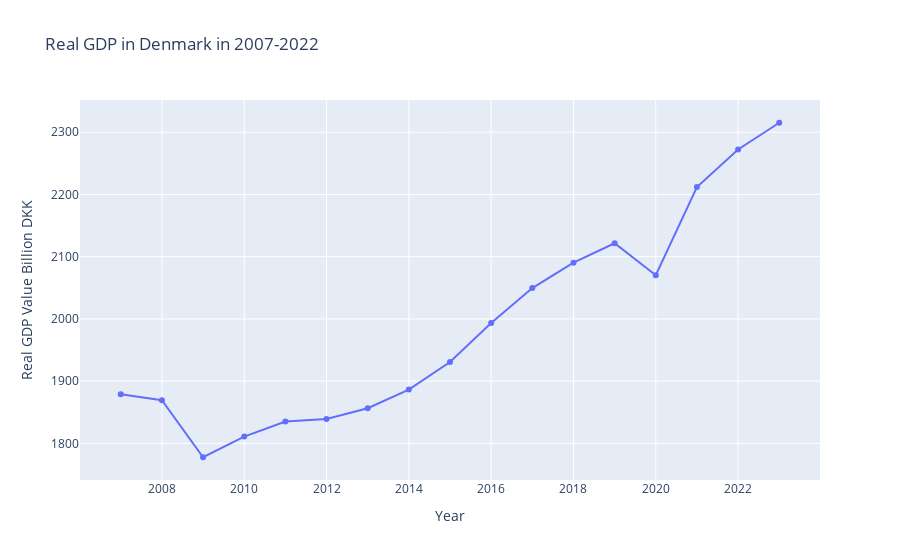

Here is the notebook cell this chart was saved with:
### Code cell
# import plotly.express as px

# 'Year' and 'Real GDP' are in the numeric format
Combined_data1['Year'] = pd.to_numeric(Combined_data1['Year'], errors='coerce')
Combined_data1['Real GDP'] = pd.to_numeric(Combined_data1['Real GDP'], errors='coerce')

# Creating a line plot with markers at each data point
fig = px.line(Combined_data1, x='Year', y='Real GDP', title='Real GDP in Denmark in 2007-2022', 
              labels={'Real GDP': 'Real GDP Value Billion DKK'}, 
              hover_data={'Year': True, 'Real GDP': ':.2f'},
              markers=True)  # This option adds round dots at each data point

# Customizing hover template
fig.update_traces(hovertemplate='Year: %{x}<br>Real GDP: %{y:.2f}')

# Showing figure
fig.show()

### Figure 1 — Plotly figure (JSON) as saved in the notebook; plotly's stock layout.template omitted (floating-point values rounded to 4 significant figures)
{"data": [{"hovertemplate": "Year: %{x}<br>Real GDP: %{y:.2f}", "legendgroup": "", "line": {"color": "#636efa", "dash": "solid"}, "marker": {"symbol": "circle"}, "mode": "markers+lines", "name": "", "orientation": "v", "showlegend": false, "type": "scatter", "x": [2007, 2008, 2009, 2010, 2011, 2012, 2013, 2014, 2015, 2016, 2017, 2018, 2019, 2020, 2021, 2022, 2023], "xaxis": "x", "y": [1879, 1869.0, 1778.0, 1811.0, 1835.0, 1839.0, 1856.0, 1886.0, 1931.0, 1993.0, 2050.0, 2090.0, 2122.0, 2070.0, 2212.0, 2272.0, 2315.0], "yaxis": "y"}], "layout": {"legend": {"tracegroupgap": 0}, "title": {"text": "Real GDP in Denmark in 2007-2022"}, "xaxis": {"anchor": "y", "domain": [0, 1], "title": {"text": "Year"}}, "yaxis": {"anchor": "x", "domain": [0, 1], "title": {"text": "Real GDP Value Billion DKK"}}}}
